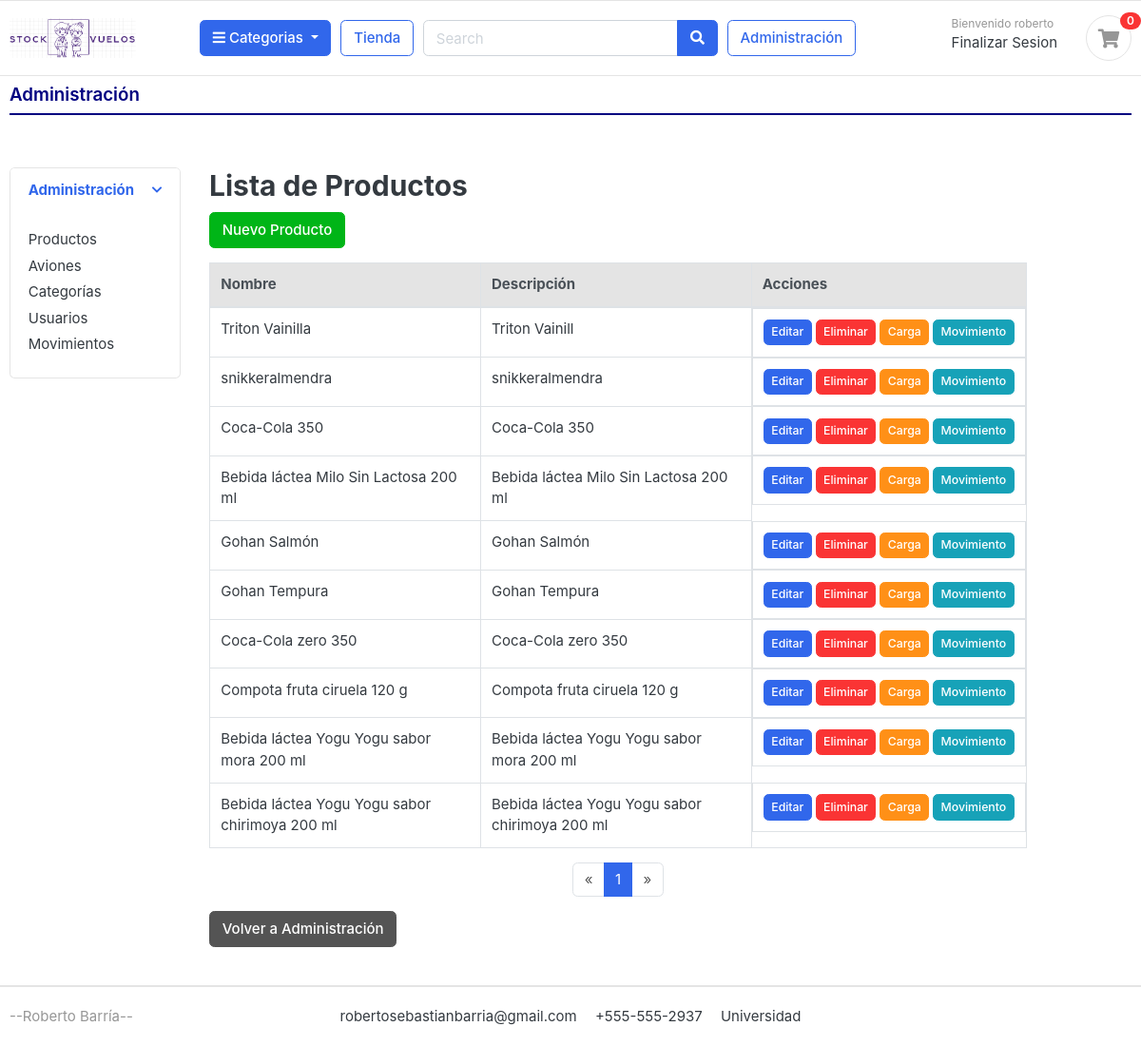
Before: /administracion/productos/?page=3 (signed in) with the older database file.
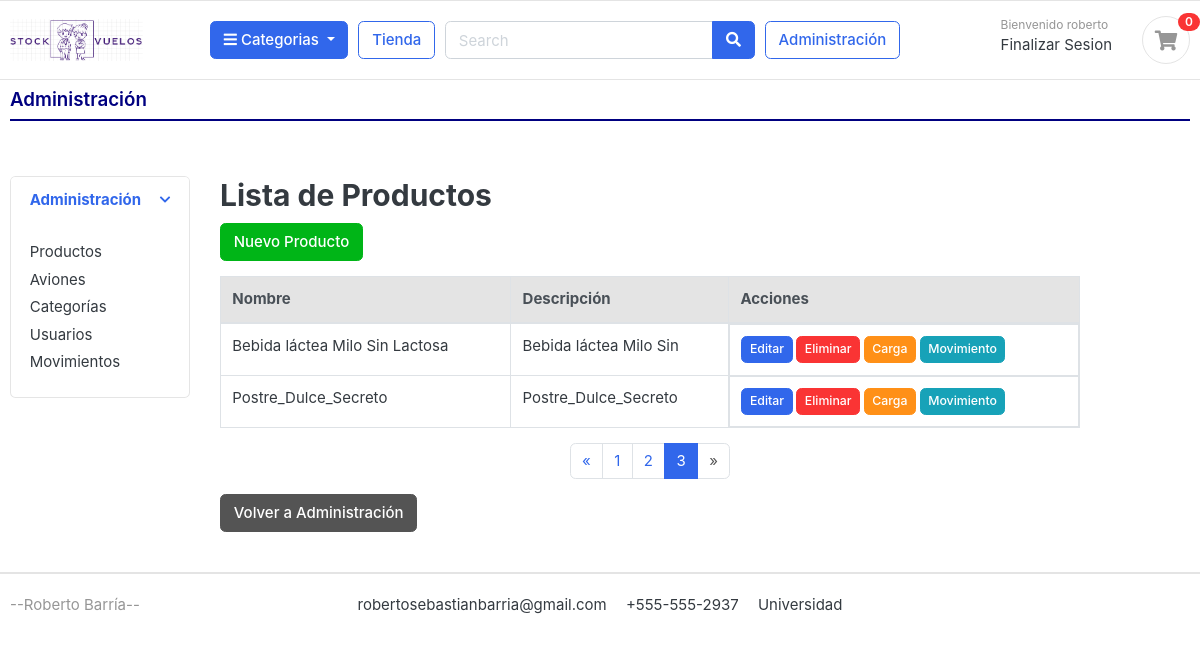
After: the same page with the newer database file.
### tienda/models.py (models this page shows, shortened)
class Producto(models.Model):
    nombre_producto = models.CharField(max_length=200, unique=True)
    slug = models.CharField(max_length=200, unique=True)
    descripcion = models.TextField(max_length=500, blank=True)
    precio = models.IntegerField()
    imagen = models.ImageField(upload_to='photos/productos')
    is_available = models.BooleanField(default=True)
    categoria = models.ForeignKey(Categoria, on_delete=models.CASCADE)
    fecha_creacion = models.DateTimeField(auto_now_add=True)
    fecha_modificacion = models.DateTimeField(auto_now=True)

### administracion/views.py (the view)
# urls.py: path('productos/', views.lista_productos, name='lista_productos'),
@login_required
def lista_productos(request):
    productos_list = Producto.objects.all()
    paginator = Paginator(productos_list, 10)
    page_number = request.GET.get('page')
    productos = paginator.get_page(page_number)
    return render(request, 'administracion/lista_productos.html', {'productos': productos})

### categorias/models.py (called while the page is built)
    def get_url(self):
        return reverse('productos_por_categoria', args=[self.slug])

### tienda/context_processors.py (called while the page is built)
def cantidad_productos_en_orden(request):
    if request.user.is_authenticated:
        avion_id = request.session.get('avion_id')
        orden = Orden.objects.filter(usuario=request.user, avion_id=avion_id, completada=False).first()
        if orden:
            orden_productos = OrdenProducto.objects.filter(orden=orden).count()
        else:
            orden_productos = 0
    else:
        orden_productos = 0
    return {'orden_productos': orden_productos}

def categorias_context(request):
    return {
        'categorias': Categoria.objects.all()
    }

### templates/administracion/lista_productos.html
{% extends 'administracion/administracion.html' %}
{% block main_content %}
<section class="section-content padding-x">
    <div class="container-fluid">
        <div class="row">
            <div class="col-md-12">
                <h2>Lista de Productos</h2>
                <a href="{% url 'crear_producto' %}" class="btn btn-success mb-3">Nuevo Producto</a>
                <table class="table table-bordered">
                    <thead class="thead-light">
                        <tr>
                            <th>Nombre</th>
                            <th>Descripción</th>
                            <th>Acciones</th>
                        </tr>
                    </thead>
                    <tbody>
                        {% for producto in productos %}
                            <tr>
                                <td>{{ producto.nombre_producto }}</td>
                                <td>{{ producto.descripcion }}</td>
                                <td class="d-flex">
                                    <a href="{% url 'editar_producto' producto.pk %}" class="btn btn-primary btn-sm mr-1">Editar</a>
                                    <a href="{% url 'eliminar_producto_base' producto.pk %}" class="btn btn-danger btn-sm mr-1">Eliminar</a>
                                    <a href="{% url 'asignar_stock' producto.pk %}" class="btn btn-warning btn-sm mr-1">Carga</a>
                                    <a href="{% url 'movimiento_producto' producto.pk %}" class="btn btn-info btn-sm">Movimiento</a>
                                </td>
                            </tr>
                        {% endfor %}
                    </tbody>
                </table>
                <nav aria-label="Page navigation">
                    <ul class="pagination justify-content-center">
                        {% if productos.has_previous %}
                        <li class="page-item">
                            <a class="page-link" href="?page={{ productos.previous_page_number }}" aria-label="Previous">
                                <span aria-hidden="true">&laquo;</span>
                            </a>
                        </li>
                        {% else %}
                        <li class="page-item disabled">
                            <a class="page-link" href="#" aria-label="Previous">
                                <span aria-hidden="true">&laquo;</span>
                            </a>
                        </li>
                        {% endif %}
                        {% for num in productos.paginator.page_range %}
                            {% if productos.number == num %}
                                <li class="page-item active"><a class="page-link" href="#">{{ num }}</a></li>
                            {% elif num > productos.number|add:'-3' and num < productos.number|add:'3' %}
                                <li class="page-item"><a class="page-link" href="?page={{ num }}">{{ num }}</a></li>
                            {% endif %}
                        {% endfor %}
                        {% if productos.has_next %}
                        <li class="page-item">
                            <a class="page-link" href="?page={{ productos.next_page_number }}" aria-label="Next">
                                <span aria-hidden="true">&raquo;</span>
                            </a>
                        </li>
                        {% else %}
                        <li class="page-item disabled">
                            <a class="page-link" href="#" aria-label="Next">
                                <span aria-hidden="true">&raquo;</span>
                            </a>
                        </li>
                        {% endif %}
                    </ul>
                </nav>
            </div>
        </div>
        <a href="{% url 'administracion' %}" class="btn btn-secondary">Volver a Administración</a>
    </div>
</section>
{% endblock %}

Changed rows visible on the page:
removed Producto: nombre_producto "Triton Vainilla", descripcion "Triton Vainill"
removed Producto: nombre_producto "snikkeralmendra", descripcion "snikkeralmendra"
removed Producto: nombre_producto "Coca-Cola 350", descripcion "Coca-Cola 350"
removed Producto: nombre_producto "Bebida láctea Milo Sin Lactosa 200 ml", descripcion "Bebida láctea Milo Sin Lactosa 200 ml"
removed Producto: nombre_producto "Gohan Salmón", descripcion "Gohan Salmón"
removed Producto: nombre_producto "Gohan Tempura", descripcion "Gohan Tempura"
removed Producto: nombre_producto "Coca-Cola zero 350", descripcion "Coca-Cola zero 350"
removed Producto: nombre_producto "Compota fruta ciruela 120 g", descripcion "Compota fruta ciruela 120 g"
removed Producto: nombre_producto "Bebida láctea Yogu Yogu sabor mora 200 ml", descripcion "Bebida láctea Yogu Yogu sabor mora 200 ml"
removed Producto: nombre_producto "Bebida láctea Yogu Yogu sabor chirimoya 200 ml", descripcion "Bebida láctea Yogu Yogu sabor chirimoya 200 ml"
added Producto: nombre_producto "Bebida láctea Milo Sin Lactosa", descripcion "Bebida láctea Milo Sin"
added Producto: nombre_producto "Postre_Dulce_Secreto", descripcion "Postre_Dulce_Secreto"
Other visible differences:
list line gone: "1"
new list line: "1"
new list line: "2"
new list line: "3"
